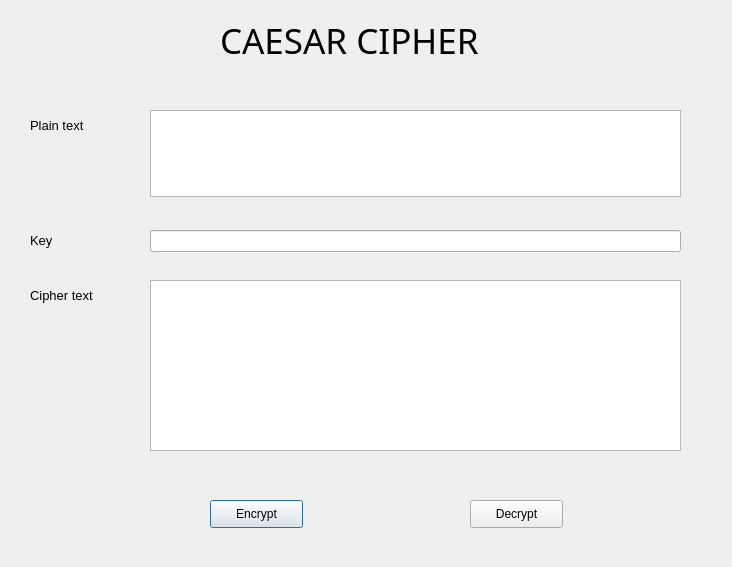
<?xml version="1.0" encoding="UTF-8"?>
<ui version="4.0">
 <class>Dialog</class>
 <widget class="QDialog" name="Dialog">
  <property name="geometry">
   <rect>
    <x>0</x>
    <y>0</y>
    <width>732</width>
    <height>567</height>
   </rect>
  </property>
  <property name="windowTitle">
   <string>Dialog</string>
  </property>
  <widget class="QLabel" name="label">
   <property name="geometry">
    <rect>
     <x>220</x>
     <y>20</y>
     <width>331</width>
     <height>41</height>
    </rect>
   </property>
   <property name="font">
    <font>
     <family>Stencil</family>
     <pointsize>26</pointsize>
     <weight>50</weight>
     <bold>false</bold>
    </font>
   </property>
   <property name="text">
    <string>CAESAR CIPHER</string>
   </property>
  </widget>
  <widget class="QLabel" name="label_2">
   <property name="geometry">
    <rect>
     <x>300</x>
     <y>60</y>
     <width>161</width>
     <height>31</height>
    </rect>
   </property>
   <property name="font">
    <font>
     <family>Agency FB</family>
     <pointsize>12</pointsize>
    </font>
   </property>
   <property name="text">
   </property>
  </widget>
  <widget class="QLabel" name="label_3">
   <property name="geometry">
    <rect>
     <x>30</x>
     <y>110</y>
     <width>91</width>
     <height>31</height>
    </rect>
   </property>
   <property name="font">
    <font>
     <pointsize>10</pointsize>
    </font>
   </property>
   <property name="text">
    <string>Plain text</string>
   </property>
  </widget>
  <widget class="QLabel" name="label_4">
   <property name="geometry">
    <rect>
     <x>30</x>
     <y>220</y>
     <width>55</width>
     <height>41</height>
    </rect>
   </property>
   <property name="font">
    <font>
     <pointsize>10</pointsize>
    </font>
   </property>
   <property name="text">
    <string>Key</string>
   </property>
  </widget>
  <widget class="QLabel" name="label_5">
   <property name="geometry">
    <rect>
     <x>30</x>
     <y>280</y>
     <width>91</width>
     <height>31</height>
    </rect>
   </property>
   <property name="font">
    <font>
     <pointsize>10</pointsize>
    </font>
   </property>
   <property name="text">
    <string>Cipher text</string>
   </property>
  </widget>
  <widget class="QPlainTextEdit" name="plaintext_txt">
   <property name="geometry">
    <rect>
     <x>150</x>
     <y>110</y>
     <width>531</width>
     <height>87</height>
    </rect>
   </property>
  </widget>
  <widget class="QLineEdit" name="key_txt">
   <property name="geometry">
    <rect>
     <x>150</x>
     <y>230</y>
     <width>531</width>
     <height>22</height>
    </rect>
   </property>
  </widget>
  <widget class="QPlainTextEdit" name="ciphertext_txt">
   <property name="geometry">
    <rect>
     <x>150</x>
     <y>280</y>
     <width>531</width>
     <height>171</height>
    </rect>
   </property>
  </widget>
  <widget class="QPushButton" name="encrypt_btn">
   <property name="geometry">
    <rect>
     <x>210</x>
     <y>500</y>
     <width>93</width>
     <height>28</height>
    </rect>
   </property>
   <property name="text">
    <string>Encrypt</string>
   </property>
  </widget>
  <widget class="QPushButton" name="decrypt_btn">
   <property name="geometry">
    <rect>
     <x>470</x>
     <y>500</y>
     <width>93</width>
     <height>28</height>
    </rect>
   </property>
   <property name="text">
    <string>Decrypt</string>
   </property>
  </widget>
 </widget>
 <resources/>
 <connections/>
</ui>
